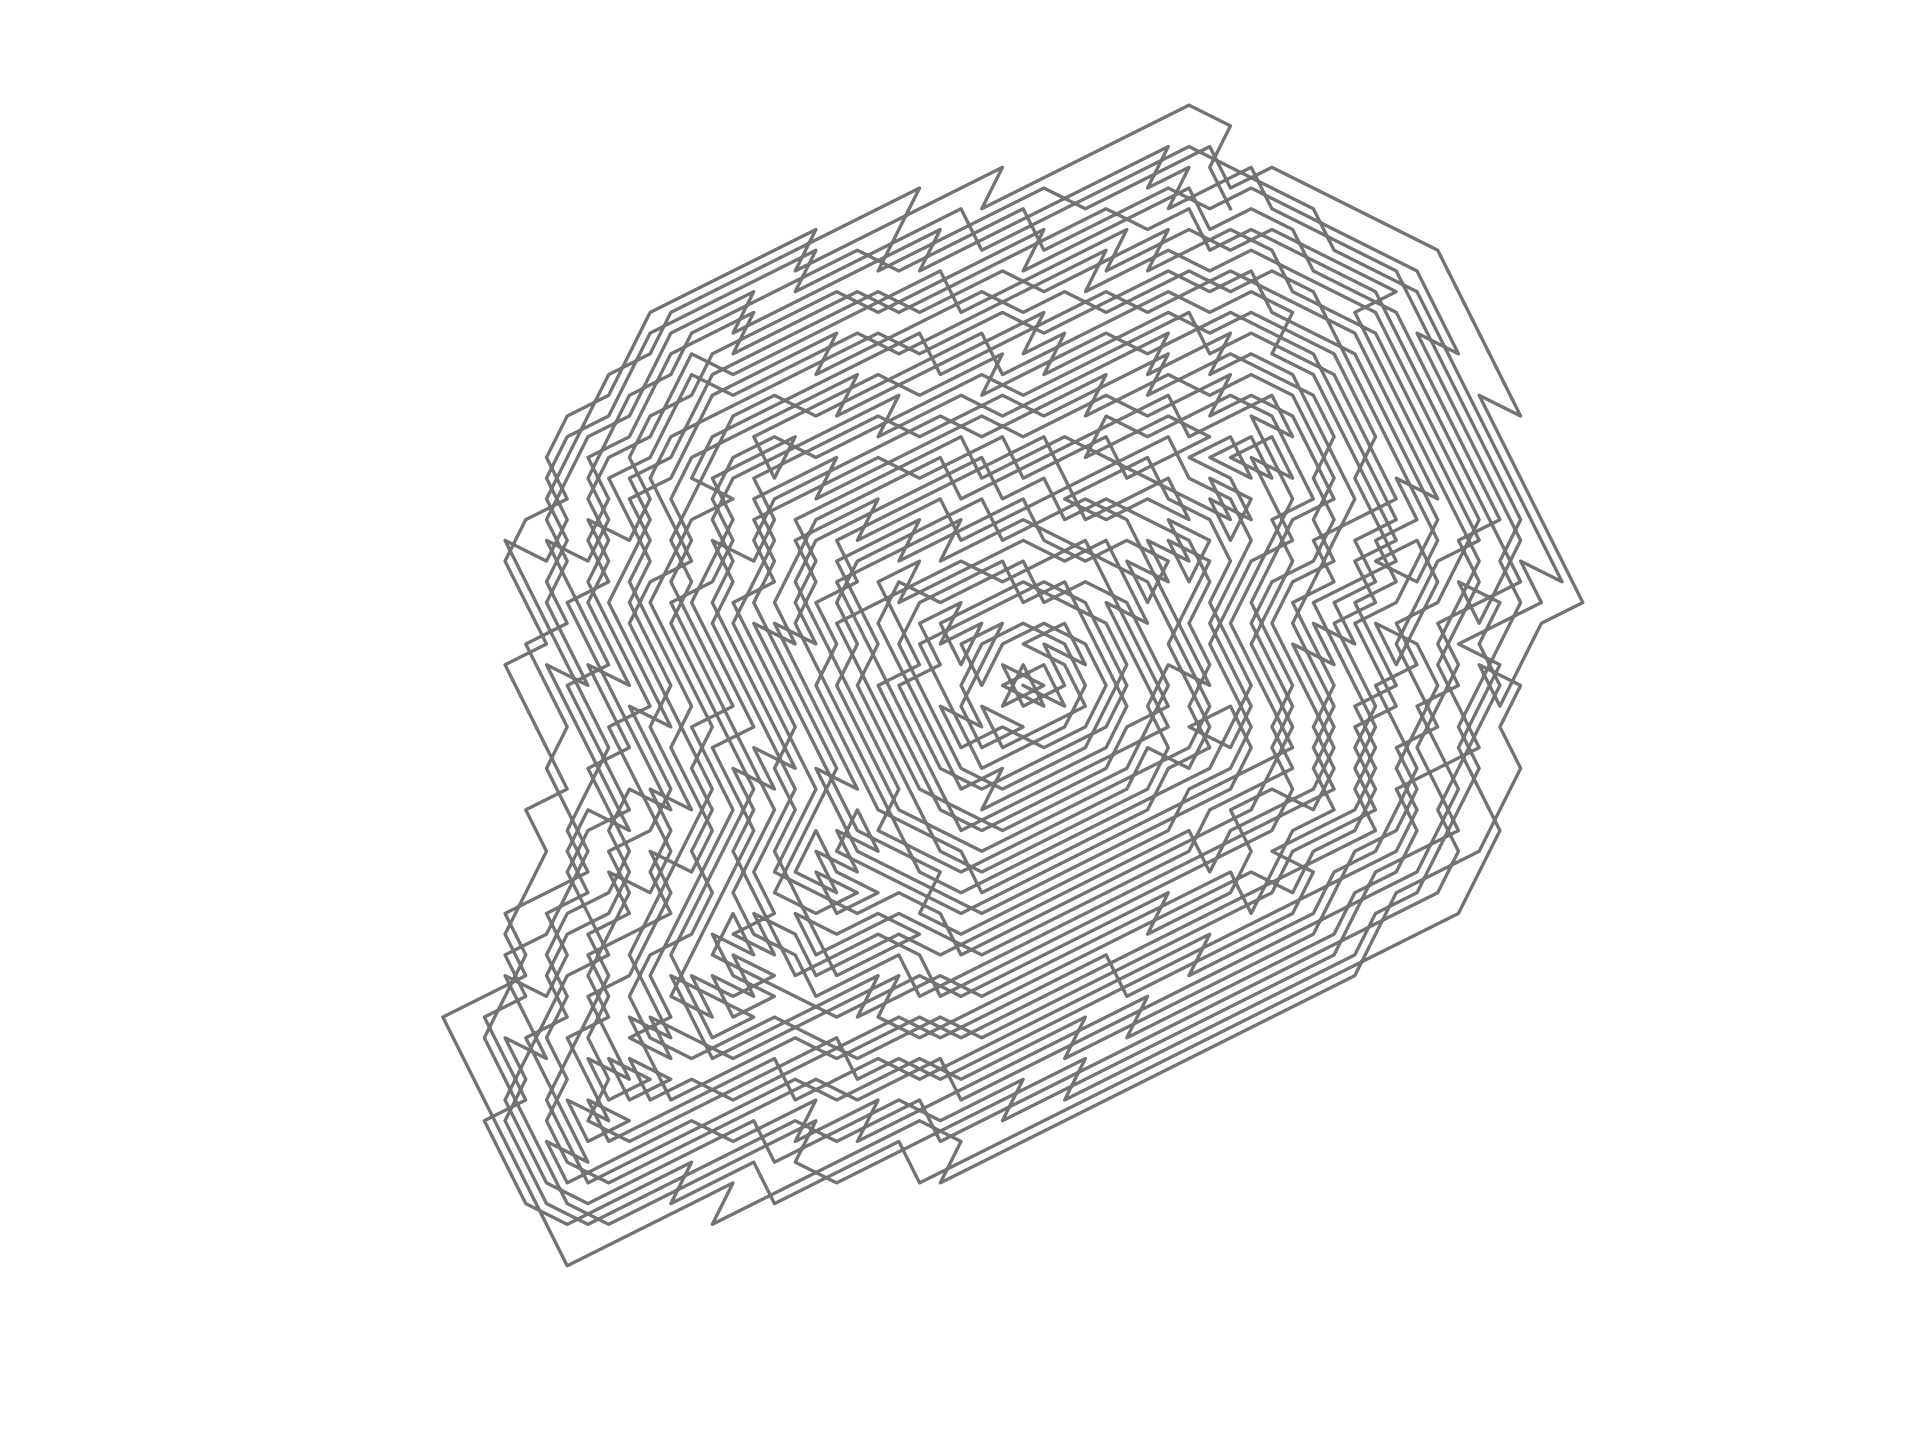

The Python source for this figure:
#!/usr/local/bin/python3

import numpy as np
import matplotlib.pyplot as plt

from graph.vectors import vec

class Ulam:
    '''Ulam spiral.'''

    directions = [vec(0, 1),
                  vec(-1, 0),
                  vec(0, -1),
                  vec(1, 0)]

    def __init__(self, start=1):
        self.spiral = {vec(0, 0): start}
        self.max = start
        self.size = 1

    def __repr__(self):
        return 'Ulam spiral: size {}, max {}'.format(self.size, self.max)

    def __str__(self) -> str:
        coords = range(-self.size + 1, self.size)
        format = '{{:{}}}'.format(len(str(self.max)) + 1)
        return '\n'.join([
            (format * (self.size * 2 - 1)).format(
                *[self.spiral[vec(x, -y)] for x in coords]
            ) for y in coords
        ])

    def __call__(self, target: vec):
        if target.max >= self.size:
            self._add_loop()
            self.__call__(target)
        return self.spiral[target]

    def _add_loop(self):
        self.size += 1
        pos = vec(self.size - 1, 1 - self.size)
        for dpos in self.directions:
            for _ in range(2 * (self.size - 1)):
                self.max += 1
                pos += dpos
                self.spiral[pos] = self.max


class Rook:
    # The rook is jumping on an Ulam spiral board
    board = Ulam()

    # It starts in the center
    locations = [vec(0, 0)]

    # Legal rook moves
    legal_moves = (vec(2, 1),
                   vec(1, 2),
                   vec(-1, 2),
                   vec(-2, 1),
                   vec(-2, -1),
                   vec(-1, -2),
                   vec(1, -2),
                   vec(2, -1))

    def jump(self) -> bool:
        destination = False
        value = float('inf')
        for move in self.legal_moves:
            target = self.locations[-1] + move
            if not target in self.locations:
                if self.board(target) < value:
                    value = self.board(target)
                    destination = target
        if not destination:
            return False
        self.locations.append(destination)
        return True

    def print(self):
        print(self.locations[-1])

    def print_final(self):
        print('Final location {} after {} jumps with value {}'.format(
            self.locations[-1], len(self.locations), self.board(self.locations[-1])
        ))

    def plot(self):
        locations = np.array(self.locations)

        plt.figure()
        plt.plot(locations[:,0], locations[:,1], '0.45', linewidth=0.8)
        plt.axis('equal')
        plt.axis('off')
        plt.tight_layout()
        plt.savefig('jumping_rook.png', dpi=300, transparent=True)


if __name__ == '__main__':
    rook = Rook()
    while rook.jump():
        pass
    rook.print_final()
    rook.plot()
